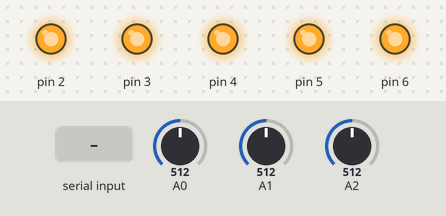
Simulated run of this sketch. Board: Arduino Uno, built with avr-gcc and run on an emulated ATmega328P. Parts: output pins drawn as LEDs (lit = HIGH). The inputs (shaded band) are chosen by the test bench; at power-on: A0 = 512, A1 = 512, A2 = 512. What the sketch prints to the serial monitor is not drawn.

Above: at 1.2 s.
1.3 s: "on0" received over Serial
At 1.7 s:
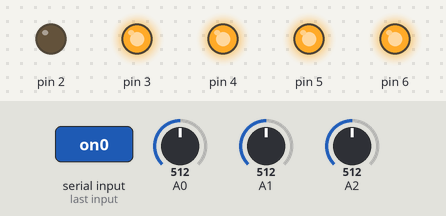
2.8 s: "on1" received over Serial
At 3.3 s:
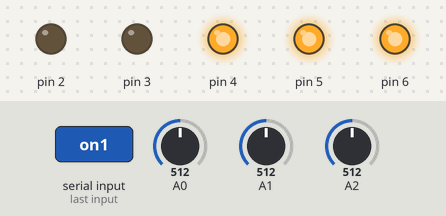
4.3 s: "off0" received over Serial
At 4.9 s:
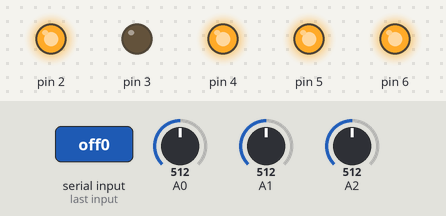
5.8 s: "on2" received over Serial
At 6.5 s:
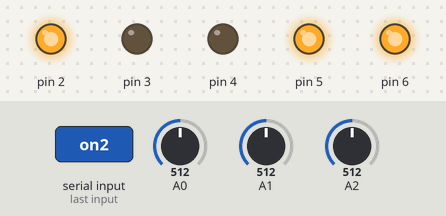
7.3 s: "off1" received over Serial
At 8.1 s:
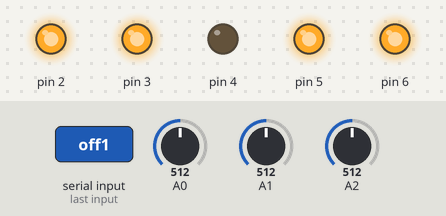
8.8 s: "on3" received over Serial
At 9.7 s:
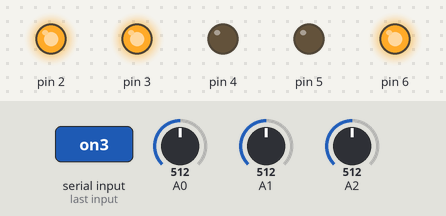
Timing chart, 0 to 11.3 s (numbered marks = the images above; inputs shaded):
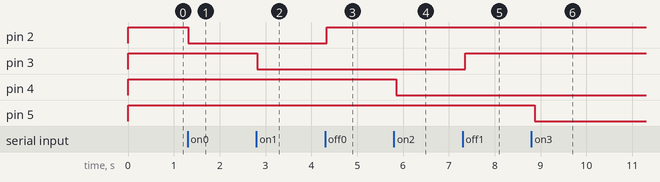

The sketch:

arduino_kom.ino
```cpp
#include <SoftwareSerial.h>

SoftwareSerial data(10, 11); // RX, TX
float gas_sensor,suhu,suhu_sensor;
String isi = "";
String gas="Gas aman";
char terima;

int jumlah =0;
int sensor;

void setup() {
  data.begin (115200);
  Serial.begin(115200);
  pinMode(2, OUTPUT);
  pinMode(3, OUTPUT);
  pinMode(4, OUTPUT);
  pinMode(5, OUTPUT);
  pinMode(6, OUTPUT);
  pinMode(A0,INPUT);
  pinMode(A1,INPUT);
  pinMode(A2,INPUT);

  digitalWrite(2, HIGH);
  digitalWrite(3, HIGH);
  digitalWrite(4, HIGH);
  digitalWrite(5, HIGH);
  digitalWrite(6, HIGH);

  gas_sensor = analogRead(A0);
  suhu_sensor = analogRead(A1);
}

void loop() {

  while (Serial.available() > 0)
  {
    terima = Serial.read();
    isi += terima;

    //r1
    if (isi == "on0")
    {
      digitalWrite(2, LOW);
      isi = "";
    }

    if (isi == "off0")
    {
      digitalWrite(2, HIGH);
      isi = "";
    }

    //r2
    if (isi == "on1")
    {
      digitalWrite(3, LOW);
      isi = "";
    }

    if (isi == "off1")
    {
      digitalWrite(3, HIGH);
      isi = "";
    }

    //r3
    if (isi == "on2")
    {
      digitalWrite(4,LOW);
      isi = "";
    }

    if (isi == "off2")
    {
      digitalWrite(4,HIGH);
      isi = "";
    }

    //r4
    if (isi == "on3")
    {
      digitalWrite(5, LOW);
       isi = "";

    }

    if (isi == "off3")
    {
      digitalWrite(5, HIGH);
      isi = "";
    }

    //r5

    if (isi == "on4")
    {
      digitalWrite(6, LOW);
       isi = "";

    }

    if (isi == "off4")
    {
      digitalWrite(6, HIGH);
      isi = "";
    }


  }
gas_sensor = analogRead(A0);
suhu_sensor = analogRead(A1);

if (gas_sensor > 200)
{
//Serial.print("Gas bocor");
gas = "Gas bocor";
}
else if (gas_sensor < 150)
{
  //Serial.print("Gas aman");
  gas = "Gas aman";
}

//telur
sensor = analogRead(A2);
if (sensor >= 0 && sensor < 650)
{
  jumlah = 0;
}

if (sensor >= 651 && sensor < 798)
{
  jumlah = 1;
}
if (sensor >= 800 && sensor < 850)
{
  jumlah = 2;
}
if (sensor >= 852 && sensor < 895)
{
  jumlah = 3;
}
if (sensor >= 897 && sensor < 915)
{
  jumlah = 4;
}
if (sensor >= 918 && sensor < 934)
{
  jumlah = 5;
}
if (sensor >= 935 && sensor < 945)
{
  jumlah = 6;
}
if (sensor >= 947 && sensor < 955)
{
  jumlah = 7;
}
if (sensor >= 956 && sensor < 962)
{
  jumlah = 8;
}
if (sensor >= 963 && sensor < 968)
{
  jumlah = 9;
}
if (sensor >= 968 )
{
  jumlah = 10;
}


suhu = suhu_sensor*0.488;
Serial.print(gas+"-"+suhu+"-"+jumlah+"-");
delay(100);
//gas = "";
  //isi = "";
  //delay(100);

  /*
    Serial.print("ini data pertama");
    delay(500);
    Serial.print("ini data ke dua");
    delay(500);
  */
}
```

Measured:
- after the input at 1.3 s, pin 2: HIGH → LOW at once
- after the input at 2.8 s, pin 3: HIGH → LOW at once
- after the input at 4.3 s, pin 2: LOW → HIGH at once
- after the input at 5.8 s, pin 4: HIGH → LOW after 0.05 s
- after the input at 7.3 s, pin 3: LOW → HIGH after 0.06 s
- after the input at 8.8 s, pin 5: HIGH → LOW after 0.07 s
